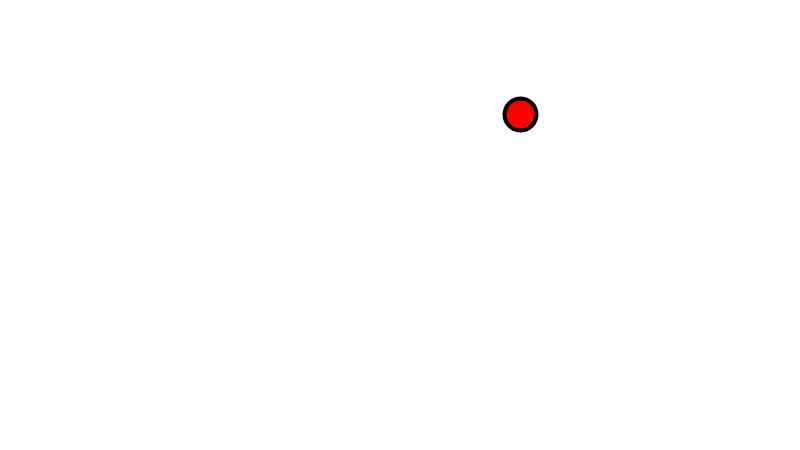
Frame 1 (no input)
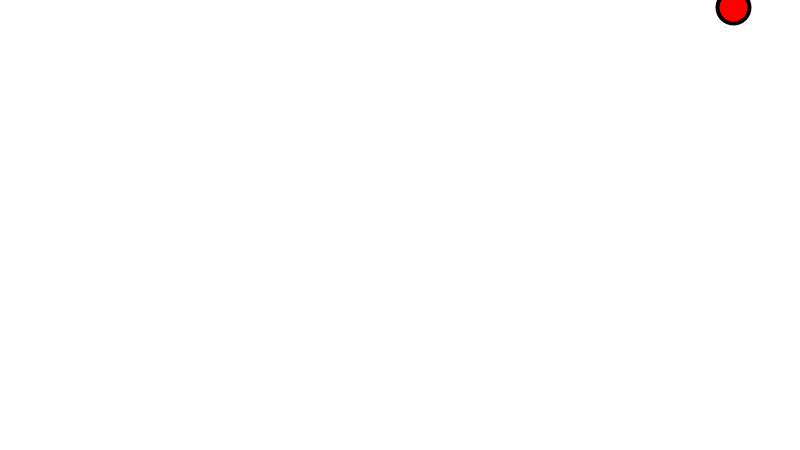
Frame 60 (the mouse pressed at the canvas centre just before this capture)
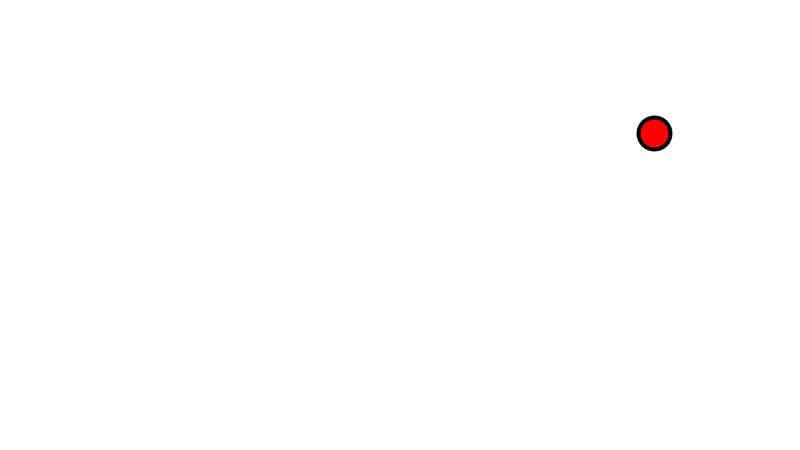
Frame 120 (the mouse held since frame 60 and released just before this capture)

The Processing sketch that drew these frames (run headless with seeded random() and noise(); from frame 60 on, the mouse is pressed at the canvas centre):

// Processing sketch: ball_bounce_mover
// ── ball_bounce_mover.pde
Mover mover;

void setup() {
  size(800, 450);
  
  mover = new Mover();
}

void draw() {
  background(255);
  
  mover.update();
  mover.check_edges();
  mover.display();
}

// ── Mover.pde
class Mover {
  PVector position;
  PVector velocity;
  
  Mover() {
    position = new PVector(random(width), random(height));
    velocity = new PVector(random(-4, 4), random(-4, 4));
  }
  
  void update() {
    position.add(velocity);
  }
  
  void display() {
    stroke(0);
    strokeWeight(4);
    fill(255, 0, 0);
    ellipse(position.x, position.y, 32, 32);
  }
  
  void check_edges() {
    if (position.x < 0 || position.x > width) {
      velocity.x *= -1; 
    }
    
    if (position.y < 0 || position.y > height) {
      velocity.y *= -1; 
    }
  }
}
